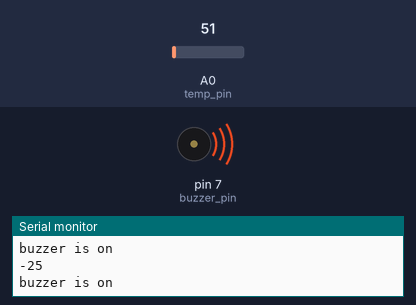
Bench run of a sketch on a simulated Arduino Uno, built with avr-gcc and run on an emulated ATmega328P. On the bench: buzzer (waves = sounding, pin HIGH), the last lines printed to the serial monitor. Inputs (shaded band) come from the test bench; at power-on: A0 (temp_pin) = 51.

Above: at 1.2 s.
1.3 s: A0 (temp_pin) set to 76
4.3 s: A0 (temp_pin) set to 85
At 4.8 s:
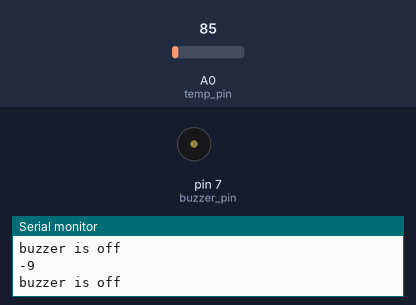
Timing chart, 0 to 7.3 s (numbered marks = the images above; inputs shaded):
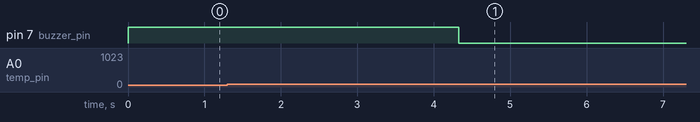

Measured:
- the behaviour switches between 81 and 82 on A0 (temp_pin) (found by bisection; images 0 and 1)
- after the input at 4.3 s, pin 7 (buzzer_pin): HIGH → LOW at once

The sketch:

temperature_sensor.ino
```cpp
// C++ code
//temperature sensor

int temp_pin=A0;
int buzzer_pin=7;

void setup()
{
  Serial.begin(9600);
  pinMode(buzzer_pin,OUTPUT);
}

void loop()
{
  int temp=temperature();
  Serial.println(temp);
  if(temp>100 || temp<-10)
  {
    digitalWrite(buzzer_pin,HIGH);
    Serial.println("buzzer is on");
  }
  else
  {
    digitalWrite(buzzer_pin,LOW);
    Serial.println("buzzer is off");
  }
}

int temperature()
{
   int t=analogRead(temp_pin);
   return map(t,20,358,-40,125);
}
```
